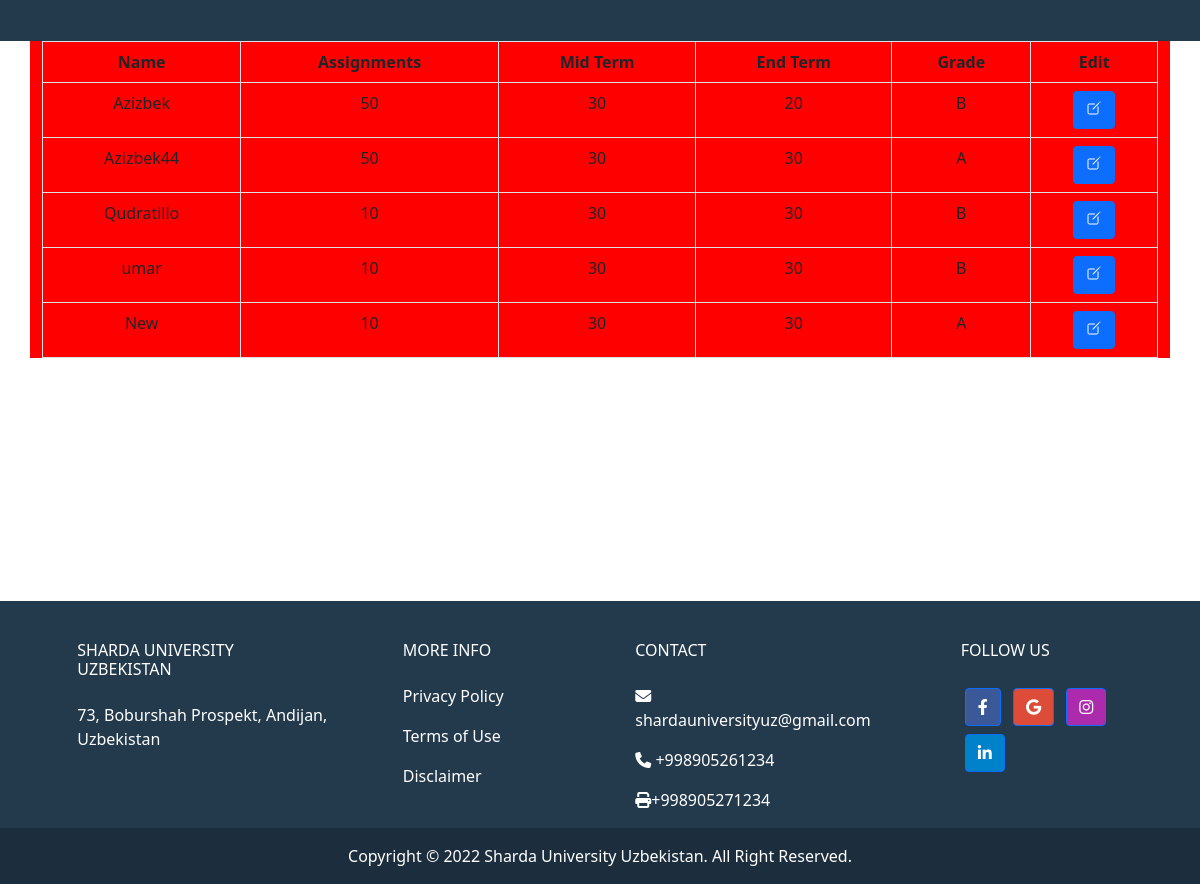
/result/CSE314, run on the app's committed database.
### main/models.py (models this page shows, shortened)
class Result(models.Model):
    subject = models.ForeignKey(Subject, on_delete=models.PROTECT, null=True, related_name='sresults')
    student = models.ForeignKey(Student, on_delete=models.CASCADE, null=True, related_name='results')
    Assignments = models.PositiveIntegerField(null=True)
    Mid_Term = models.PositiveIntegerField(null=True)
    End_Term = models.PositiveIntegerField(null=True)
    Grade = models.CharField(max_length=5, null=True, blank=True)

class Student(models.Model):
    name = models.CharField(max_length=100, null=True, blank=True)
    unique_id = models.CharField(max_length=12, blank=True, null=True, unique=True)
    group = models.ForeignKey(Group, on_delete=models.DO_NOTHING,related_name="students")
    specializetion = models.ForeignKey(Specialization, on_delete=models.CASCADE)
    cgpa = models.FloatField(null=True, blank=True)
    sgpa = models.FloatField(null=True, blank=True)

### main/views.py (the view)
# urls.py: path('result/<str:code>', views.result, name='result'),
def result(request,code):
    result = Result.objects.filter(subject__code = code)
    subject = Subject.objects.get(code = code)
    students = Student.objects.filter(group__code = subject.group.code)
    sts = []
    facts = subject.faculty.all()
    for i in students:
        if i.specializetion in facts:
            sts.append(i)
            for rs in result:
                if rs.student.id == i.id:
                    sts.remove(i)
    students = sts
    context = {
        'results' : result,
        "code":code,
        'students' : students
    }
    if request.method == 'POST':
        id = request.POST.get("re_id")
        result = Result.objects.get(id = id)
        context["active"]=result
        return render(request,"result.html",context)
    return render(request, 'result.html', context)

### templates/result.html (shortened to what this page needs)
{% load static %}
<!DOCTYPE html>
<html lang="en">
<head>
  <link href="https://cdn.jsdelivr.net/npm/bootstrap@5.0.2/dist/css/bootstrap.min.css" rel="stylesheet"
>
  <link rel="stylesheet" href="../styles/groups.css">
  <link rel="stylesheet" href="https://cdnjs.cloudflare.com/ajax/libs/font-awesome/6.1.1/css/all.min.css"
 />
</head>
<body>
  <header style="background-color:#23394c;color:white">
    <nav class="nav d-flex justify-content-between container navbar navbar-expand-sm  p-2">
      <div>
      </div>
    </nav>
  </header>
  <div style="min-height:70vh">
    <main class="content container">
      <table class="table table-bordered table-responsive">
        <thead>
          <tr>
            <th>Name</th>
            <th>Assignments</th>
            <th>Mid Term</th>
            <th>End Term</th>
            <th>Grade</th>
            <th>Edit</th>
          </tr>
        </thead>
        <tbody>
          {% for result in results %}
          <tr>
            {% if result == active %}
            <form action="{% url 'change-student' code %}" method="post">
                {% csrf_token %}
            <td>{{result.student.name}}</td>
            <td><input style="width:100%; outline:none;;" name="assigment" value={{result.Assignments}}></td>
            <td><input style="width:100%; outline:none;;" name="mid_term" value={{result.Mid_Term}}></td>
            <td><input style="width:100%; outline:none;;" name="end_term" value={{result.End_Term}}></td>
            <td><input style="width:100%; outline:none;;" name="grade" value={{result.grade}}></td>
            <td style="border-color:transparent;border:none;display:flex;justify-content:center; align-items:center">
                <input type="hidden"  name="re_id" value={{result.id}}>
                <button class="btn btn-success" type="submit">save</button>
            </form>
            </td>
            {% else %}
            <td>{{result.student.name}}</td>
            <td>{{result.Assignments}}</td>
            <td>{{result.Mid_Term}}</td>
            <td>{{result.End_Term}}</td>
            <td>{{result.Grade}}</td>
            <td><form action="" method="post" style="border-color:transparent;border:none;display:flex;justify-content:center; align-items:center">
                <button class="btn btn-primary text-white" type="submit"><ion-icon name="create-outline"></ion-icon></button>
            </form>
            </td>
            {% endif %}
          </tr>
          {% endfor %}
        </tbody>
      </table>
    </main>
  </div>
  <div>
    <footer class="text-center text-lg-start text-white" style="background-color: #23394c">
      <div class="container p-4 pb-0">
        <section class="">
          <div class="row">
            <div class="col-md-3 col-lg-3 col-xl-3 mx-auto mt-3">
              <h6 class="text-uppercase mb-4 font-weight-bold">
                Sharda University Uzbekistan
              </h6>
              <p>
                73, Boburshah Prospekt, Andijan, Uzbekistan
              </p>
            </div>
            <div class="col-md-2 col-lg-2 col-xl-2 mx-auto mt-3">
              <h6 class="text-uppercase mb-4 font-weight-bold">More Info</h6>
              <p>
                <a target="_blank" href="https://www.shardauniversity.uz/privacy-policy"
                  class="text-white text-decoration-none">Privacy
                  Policy</a>
              </p>
              <p>
                <a target="_blank" href="https://www.shardauniversity.uz/terms-of-use"
                  class="text-white text-decoration-none">Terms of
                  Use</a>
              </p>
              <p>
                <a target="_blank" href="https://www.shardauniversity.uz/disclaimer"
                  class="text-white text-decoration-none">Disclaimer</a>
              </p>
            </div>
            <div class="col-md-4 col-lg-3 col-xl-3 mx-auto mt-3">
              <h6 class="text-uppercase mb-4 font-weight-bold">Contact</h6>
              <p><i class="fas fa-envelope mr-3"></i> shardauniversityuz@gmail.com</p>
              <p><i class="fas fa-phone mr-3"></i> +998905261234</p>
              <p><i class="fas fa-print mr-3"></i>+998905271234</p>
            </div>
            <div class="col-md-3 col-lg-2 col-xl-2 mx-auto mt-3">
              <h6 class="text-uppercase mb-4 font-weight-bold">Follow us</h6>
              <a target="_blank" class="btn btn-primary btn-floating m-1" style="background-color: #3b5998"
                href="https://www.facebook.com/ShardaUniversityUzbekistan" role="button"><i
                  class="fab fa-facebook-f"></i></a>
              <a target="_blank" class="btn btn-primary btn-floating m-1" style="background-color: #dd4b39"
                href="https://www.shardauniversity.uz/" role="button"><i class="fab fa-google"></i></a>
              <a target="_blank" class="btn btn-primary btn-floating m-1" style="background-color: #ac2bac"
                href="https://instagram.com/shardauniuz?igshid=YmMyMTA2M2Y=" role="button"><i
                  class="fab fa-instagram"></i></a>
              <a target="_blank" class="btn btn-primary btn-floating m-1" style="background-color: #0082ca"
                href="https://www.linkedin.com/company/sharda-university-uzbekistan/" role="button"><i
                  class="fab fa-linkedin-in"></i></a>
            </div>
          </div>
        </section>
      </div>
      <div class="text-center p-3" style="background-color: rgba(0, 0, 0, 0.2)">
        Copyright © <span id="year"></span> Sharda University Uzbekistan. All Right Reserved.
      </div>
    </footer>
  </div>
</body>
</html>

### static/styles/groups.css (style rules this page uses)
* { margin: 0; padding: 0; box-sizing: border-box; }
.nav { display: flex; justify-content: space-around; }
th, td { text-align: center; }
.content { background-color: red; }

### data on the page
Result: student.name "Azizbek", Assignments "50", Mid_Term "30", End_Term "20", Grade "B"
Result: student.name "Azizbek44", Assignments "50", Mid_Term "30", End_Term "30", Grade "A"
Result: student.name "Qudratillo", Assignments "10", Mid_Term "30", End_Term "30", Grade "B"
Result: student.name "umar", Assignments "10", Mid_Term "30", End_Term "30", Grade "B"
Result: student.name "New", Assignments "10", Mid_Term "30", End_Term "30", Grade "A"
